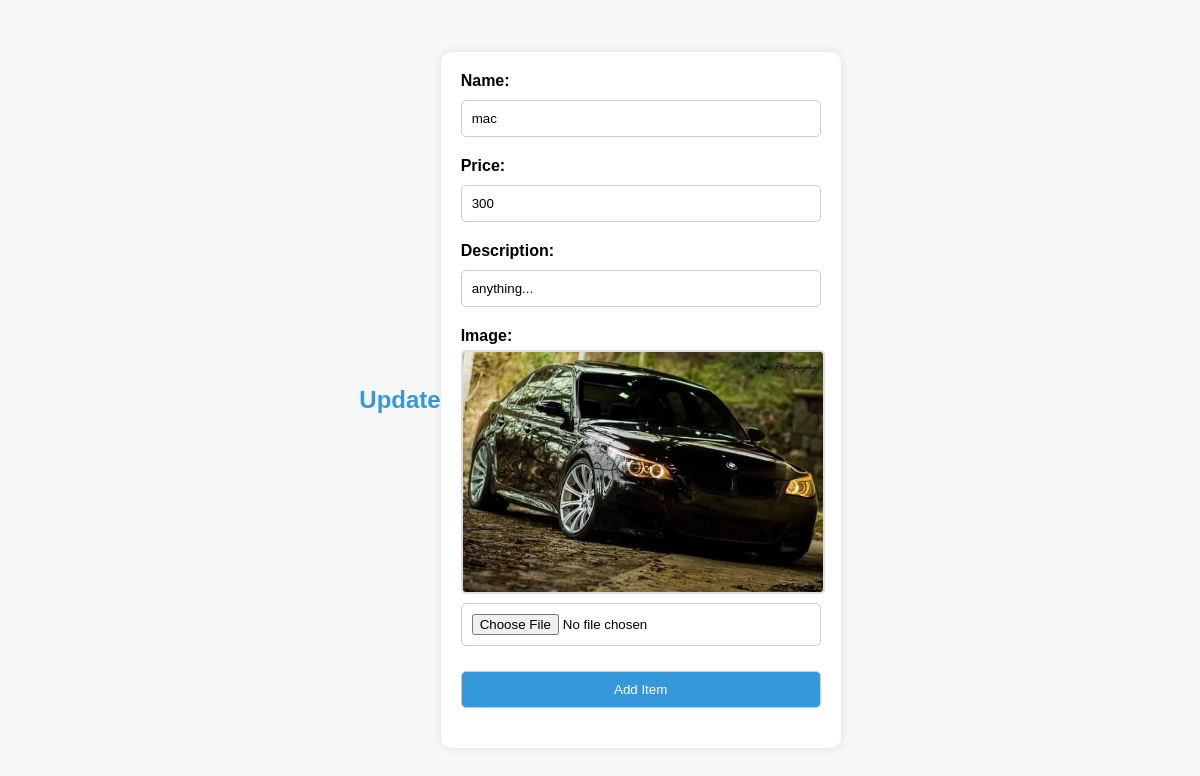
Page /eapp/updateitem/2/ on the committed database.
### eapp/models.py (models this page shows, shortened)
class Product(models.Model):
    name = models.CharField(max_length=100)
    price = models.IntegerField()
    description = models.CharField(max_length=200)
    image = models.ImageField(upload_to='images', blank=True)

### eapp/views.py (the view, shortened to what this page needs)
# urls.py: path("updateitem/<int:my_id>/", update_item, name='update_item'),
def update_item(request, my_id):
    item = Product.objects.get(id=my_id)
    context = {'item': item}
    return render(request, 'eapp/updateitem.html', context)

### eapp/templates/eapp/updateitem.html (shortened to what this page needs)
<!DOCTYPE html>
<html lang="en">
<head>
</head>
<body>
<h2>Update</h2>
<form method="post" enctype="multipart/form-data">
    <div class="form-group">
        <label for="name">Name:</label>
        <input type="text" id="name" name="name" placeholder="Enter the name" value="{{item.name}}" required>
    </div>
    <div class="form-group">
        <label for="price">Price:</label>
        <input type="text" id="price" name="price" placeholder="Set the price" value="{{item.price}}" required>
    </div>
    <div class="form-group">
        <label for="description">Description:</label>
        <input type="text" id="description" name="description" placeholder="Describe the item"
               value="{{item.description}}" required>
    </div>
    <div class="form-group">
        <label for="upload">Image:</label>
        <div class="image-preview">
            <img src="{{item.image.url}}" alt="" style="width: 100%;">
        </div>
        <input type="file" accept="image/*" name="upload" id="upload">
    </div>
    <div class="form-group">
        <button type="submit" name="AddItem" value="Add Item">Add Item</button>
    </div>
</form>
</body>
</html>

### eapp/templates/eapp/updateitem.html (style rules this page uses)
h2 { text-align: center; color: #3498db; margin-bottom: 20px; }
body { font-family: 'Arial', sans-serif; background-color: #f7f7f7; margin: 0; display: flex; align-items: center; justify-content: center; min-height: 100vh; }
form { background-color: #fff; padding: 20px; border-radius: 10px; box-shadow: 0 0 10px rgba(0, 0, 0, 0.1); max-width: 400px; width: 100%; box-sizing: border-box; transition: transform 0.3s ease-in-out; }
.form-group { margin-bottom: 20px; }
label { font-weight: bold; display: block; margin-bottom: 5px; }
input, button { width: 100%; padding: 10px; box-sizing: border-box; border: 1px solid #ccc; border-radius: 5px; margin-top: 5px; }
button { background-color: #3498db; color: #fff; cursor: pointer; transition: background-color 0.3s ease-in-out; }
.image-preview img { border: 2px solid #ddd; border-radius: 5px; max-width: 100%; height: auto; transition: transform 0.3s ease-in-out; }

### rows in the picture
Product: name "mac", price "300", description "anything...", image (picture)
